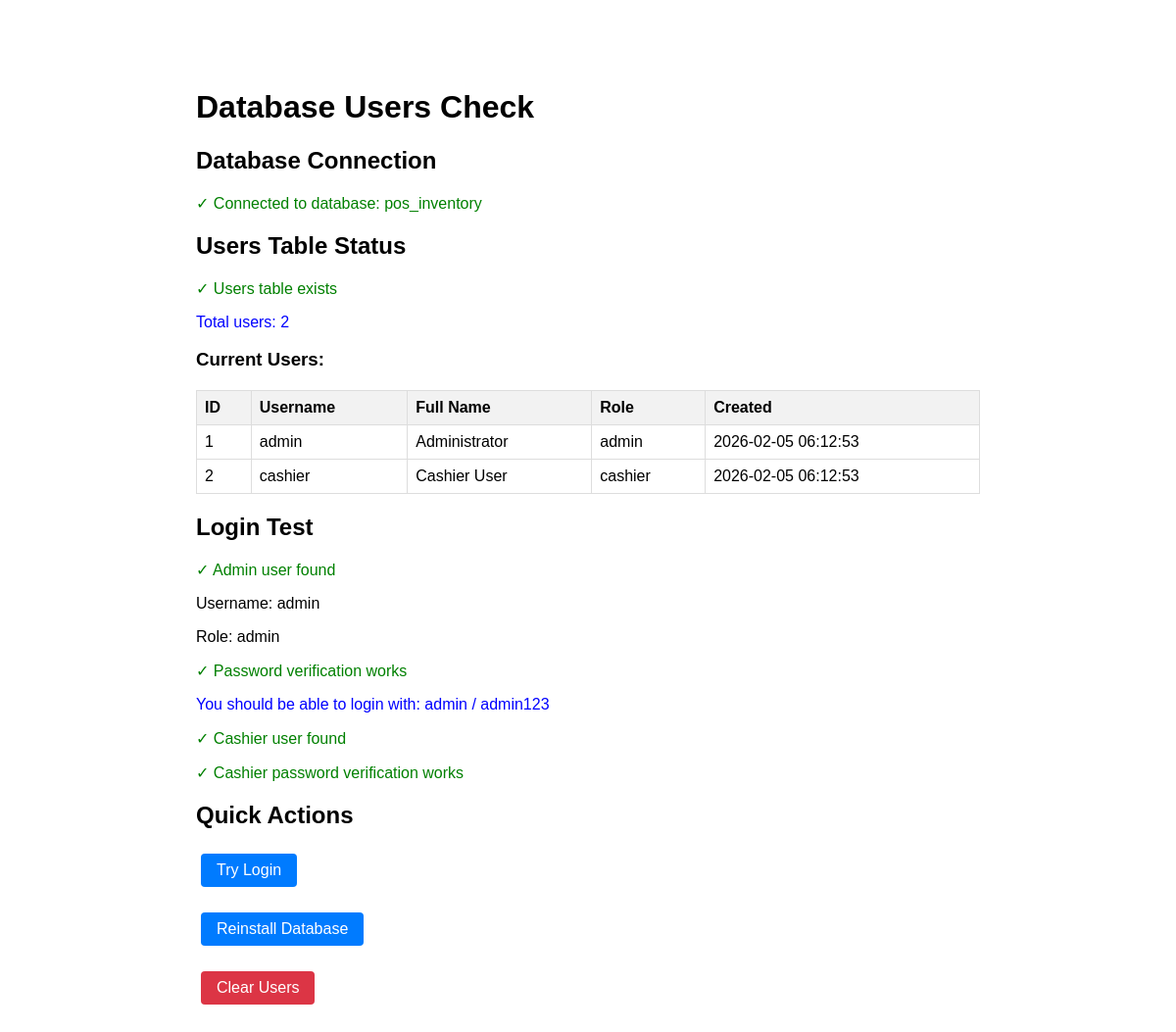
/check_users.php, run on the app's committed database.
### tables this page shows
CREATE TABLE IF NOT EXISTS users (
    user_id INT AUTO_INCREMENT PRIMARY KEY,
    username VARCHAR(50) UNIQUE NOT NULL,
    password VARCHAR(255) NOT NULL,
    full_name VARCHAR(100) NOT NULL,
    role ENUM('admin', 'cashier') DEFAULT 'cashier',
    created_at TIMESTAMP DEFAULT CURRENT_TIMESTAMP
);

### check_users.php (the view, shortened to what this page needs)
<!DOCTYPE html>
<html>
<head>
</head>
<body>
    <h1>Database Users Check</h1>
    <?php
    try {
        require_once 'includes/config.php';
        echo "<h2>Database Connection</h2>";
        echo "<p class='success'>✓ Connected to database: " . DB_NAME . "</p>";
        echo "<h2>Users Table Status</h2>";
        $result = $conn->query("SHOW TABLES LIKE 'users'");
        if ($result->num_rows > 0) {
            echo "<p class='success'>✓ Users table exists</p>";
            $count = $conn->query("SELECT COUNT(*) as count FROM users")->fetch_assoc()['count'];
            echo "<p class='info'>Total users: $count</p>";
            if ($count > 0) {
                $users = $conn->query("SELECT user_id, username, full_name, role, created_at FROM users");
                echo "<h3>Current Users:</h3>";
                echo "<table>";
                echo "<tr><th>ID</th><th>Username</th><th>Full Name</th><th>Role</th><th>Created</th></tr>";
                while ($user = $users->fetch_assoc()) {
                    echo "<tr>";
                    echo "<td>" . $user['user_id'] . "</td>";
                    echo "<td>" . htmlspecialchars($user['username']) . "</td>";
                    echo "<td>" . htmlspecialchars($user['full_name']) . "</td>";
                    echo "<td>" . htmlspecialchars($user['role']) . "</td>";
                    echo "<td>" . $user['created_at'] . "</td>";
                    echo "</tr>";
                }
                echo "</table>";
                echo "<h2>Login Test</h2>";
                $testUser = $conn->prepare("SELECT * FROM users WHERE username = 'admin'");
                $testUser->execute();
                $adminUser = $testUser->get_result()->fetch_assoc();
                if ($adminUser) {
                    echo "<p class='success'>✓ Admin user found</p>";
                    echo "<p>Username: " . htmlspecialchars($adminUser['username']) . "</p>";
                    echo "<p>Role: " . htmlspecialchars($adminUser['role']) . "</p>";
                    if (password_verify('admin123', $adminUser['password'])) {
                        echo "<p class='success'>✓ Password verification works</p>";
                        echo "<p class='info'>You should be able to login with: admin / admin123</p>";
                    } else {
                        echo "<p class='error'>✗ Password verification failed</p>";
                        echo "<p class='error'>The password hash doesn't match 'admin123'</p>";
                    }
                } else {
                    echo "<p class='error'>✗ Admin user not found</p>";
                }
                $testCashier = $conn->prepare("SELECT * FROM users WHERE username = 'cashier'");
                $testCashier->execute();
                $cashierUser = $testCashier->get_result()->fetch_assoc();
                if ($cashierUser) {
                    echo "<p class='success'>✓ Cashier user found</p>";
                    if (password_verify('admin123', $cashierUser['password'])) {
                        echo "<p class='success'>✓ Cashier password verification works</p>";
                    } else {
                        echo "<p class='error'>✗ Cashier password verification failed</p>";
                    }
                } else {
                    echo "<p class='error'>✗ Cashier user not found</p>";
                }
            } else {
                echo "<p class='error'>✗ No users found in database</p>";
                echo "<p class='info'>You need to run the installation script first.</p>";
                echo "<p><a href='install.php' class='btn'>Run Installation</a></p>";
            }
        } else {
            echo "<p class='error'>✗ Users table doesn't exist</p>";
            echo "<p class='info'>You need to run the installation script first.</p>";
            echo "<p><a href='install.php' class='btn'>Run Installation</a></p>";
        }
        echo "<h2>Quick Actions</h2>";
        echo "<p><a href='login.php' class='btn'>Try Login</a></p>";
        echo "<p><a href='install.php' class='btn'>Reinstall Database</a></p>";
        echo "<p><a href='clear_users.php' class='btn' style='background: #dc3545;'>Clear Users</a></p>";
    } catch (Exception $e) {
        echo "<p class='error'>Error: " . $e->getMessage() . "</p>";
        echo "<p>Please check your database connection in includes/config.php</p>";
    }
    ?>
</body>
</html>

### check_users.php (style rules this page uses)
body { font-family: Arial, sans-serif; max-width: 800px; margin: 50px auto; padding: 20px; }
.success { color: green; }
.info { color: blue; }
table { border-collapse: collapse; width: 100%; margin: 20px 0; }
th, td { border: 1px solid #ddd; padding: 8px; text-align: left; }
th { background-color: #f2f2f2; }
.btn { background: #007bff; color: white; padding: 8px 16px; border: none; border-radius: 4px; cursor: pointer; text-decoration: none; display: inline-block; margin: 5px; }

### data on the page
users: user_id "1", username "admin", full_name "Administrator", role "admin", created_at "2026-02-05 06:12:53"
users: user_id "2", username "cashier", full_name "Cashier User", role "cashier", created_at "2026-02-05 06:12:53"

### other printed values
DB_NAME "pos_inventory"
$count "2"
